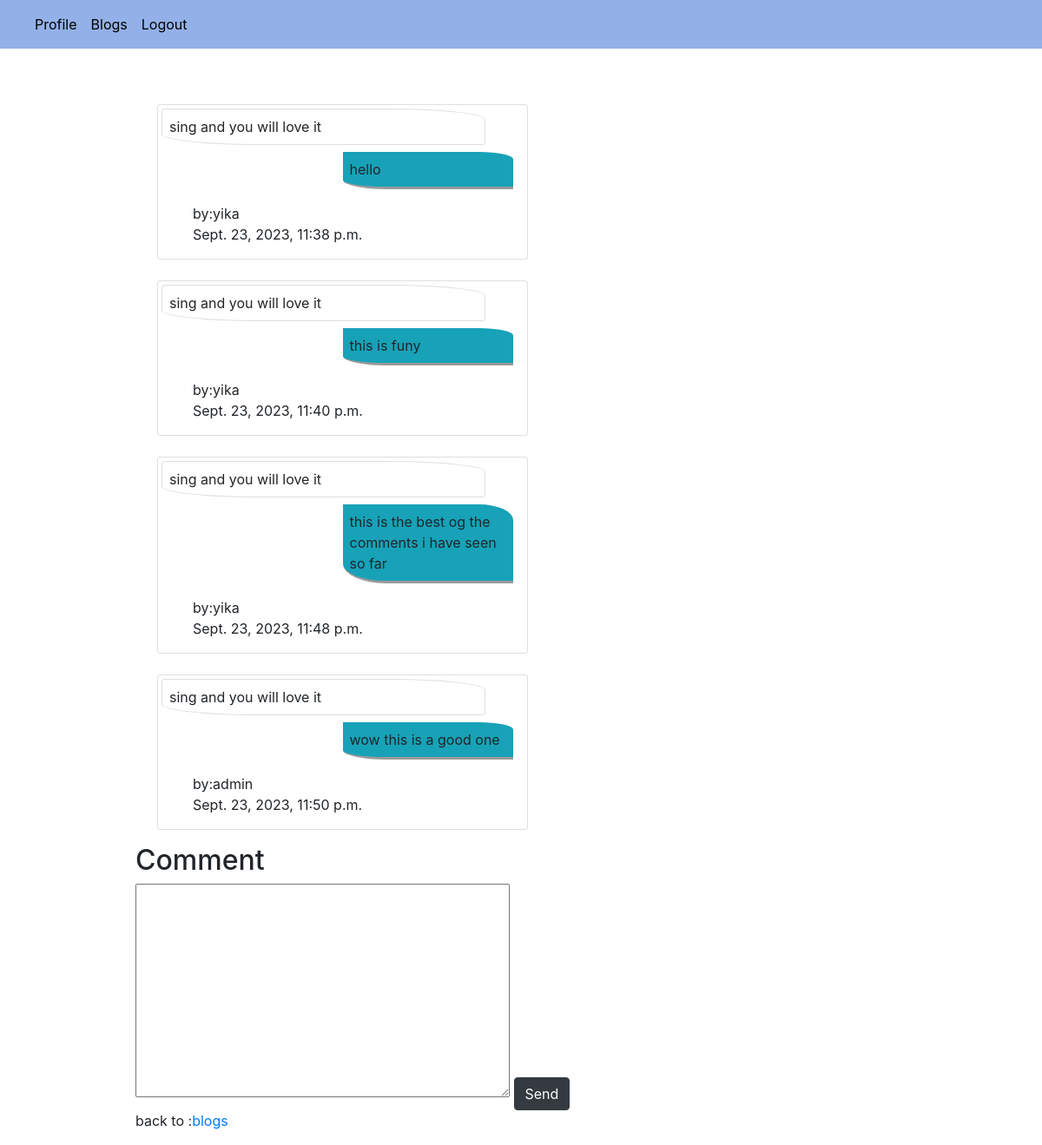
The app's page /16/ (signed in) with its own data.
### blogapp/models.py (models this page shows, shortened)
class Comment(models.Model):
    blog = models.ForeignKey(BlogPost, on_delete=models.CASCADE, related_name='comments')
    author = models.ForeignKey(User, on_delete=models.CASCADE)
    content = models.TextField()
    created_at = models.DateTimeField(auto_now_add=True)

class BlogPost(models.Model):
    title = models.CharField(max_length=200)
    content = models.TextField()
    author = models.ForeignKey(User, on_delete=models.CASCADE)
    created_at = models.DateTimeField(auto_now_add=True)
    updated_at = models.DateTimeField(auto_now=True)
    is_published = models.BooleanField(default=False)

### blogapp/views.py (the view)
# urls.py: path('<int:pk>/', user_views.blog_detail, name='blog_detail'),
@login_required()
def blog_detail(request,pk):
    blog = get_object_or_404(BlogPost,pk=pk,is_published = True)
    comment = Comment.objects.filter(blog = blog).order_by('created_at')
    if request.method == 'POST':
        form = CommentForm(request.POST)
        if form.is_valid():
            comment = form.save(commit=False)
            comment.blog = blog
            comment.author = request.user
            comment.save()
            return redirect('blog_detail',pk=pk)
    else:
        form = CommentForm()
        return render(request,"blog/blog_detail.html",{'form':form,'comment':comment})

### blogapp/forms.py
class CommentForm(forms.ModelForm):
    class Meta:
        model = Comment
        fields = ['content']

### templates/blog/blog_detail.html (shortened to what this page needs)
{% extends 'navbar/nav.html' %}
{% block content %}
<br>
<div class="container">
    <div class="row mx-5">
      <div class="col-md-6 p-3 mx-5" >
        {% for i in comment %}
          <div class="comment card mt-4 mx-4">
            <div class="card mr-5 p-2 ml-1 mt-1" style="border-bottom-left-radius: 30%; border-top-right-radius:30%;">
            {{ i.blog.content }}
            </div>
              <p class="mt-2 p-2 mr-3 bg-info" style="border-bottom-style: outset;margin-left: 50%;border-bottom-left-radius: 25%;border-top-right-radius: 20%;">{{ i.content }}</p>
            <div>
            <ul style="list-style: none;">
              <li>by:{{ i.author }}</li>
              <li>{{ i.created_at }}</li>
            </ul>
          </div>
        </div>
      {% empty %}
        <p>No comments yet.</p>
      {% endfor %}
      </div>
    </div>
    <div class="row ml-5">
      <div class="col-md-6 ml-5">
        <div class="">
          <h2>Comment</h2>
        <form method="post">
          {{ form.content }}
          <button type="submit" class="btn btn-dark">Send</button>
        </form>
        <p>back to :<a href="{% url 'blog_list' %}">blogs</a></p>
        </div>
      </div>
    </div>
</div>
{% endblock  %}

### records on screen
Comment: blog.content "sing and you will love it", content "hello", author "yika", created_at "Sept. 23, 2023, 11:38 p.m."
Comment: blog.content "sing and you will love it", content "this is funy", author "yika", created_at "Sept. 23, 2023, 11:40 p.m."
Comment: blog.content "sing and you will love it", content "this is the best og the comments i have seen so far", author "yika", created_at "Sept. 23, 2023, 11:48 p.m."
Comment: blog.content "sing and you will love it", content "wow this is a good one", author "admin", created_at "Sept. 23, 2023, 11:50 p.m."
